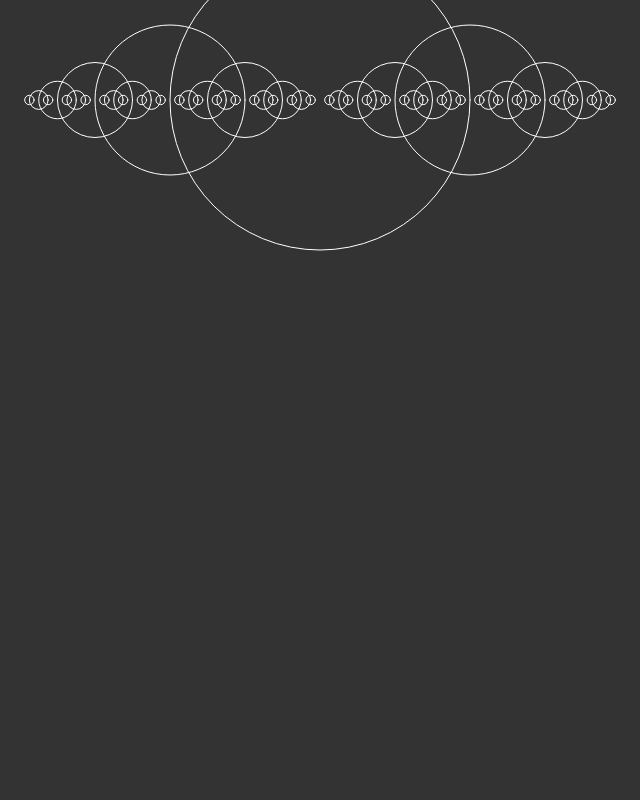
Frame 1 (no input)
Frame 2 (the mouse pressed at the canvas centre, redrawn once): identical to frame 1, image omitted

The p5.js sketch that drew this single still picture (run headless with seeded random() and noise() and a simulated clock; the mouse was pressed at the canvas centre and the sketch redrawn once):

// p5.js sketch
// ── sketch.js
// Daniel Shiffman
// https://www.kadenze.com/courses/the-nature-of-code
// http://natureofcode.com/
// Session 4: Recursion

function setup() {
  createCanvas(640, 800);
}

function draw() {
  background(51);
  stroke(255);
  noFill();

  drawCircle(width / 2, 100, 300);
  noLoop();
}

function drawCircle(x, y, d) {
  ellipse(x, y, d, d);

  if (d > 10) {
    drawCircle(x + d / 2, y, d / 2);
    drawCircle(x - d / 2, y, d / 2);
  }
}
